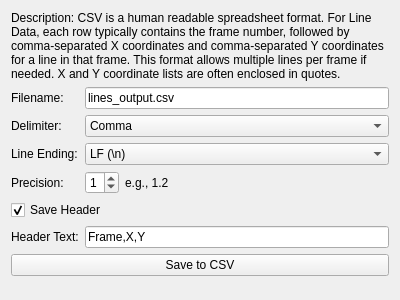
<?xml version="1.0" encoding="UTF-8"?>
<ui version="4.0">
 <class>CSVLineSaver_Widget</class>
 <widget class="QWidget" name="CSVLineSaver_Widget">
  <property name="geometry">
   <rect>
    <x>0</x>
    <y>0</y>
    <width>400</width>
    <height>300</height>
   </rect>
  </property>
  <property name="windowTitle">
   <string>Form</string>
  </property>
  <layout class="QVBoxLayout" name="verticalLayout">
   <item>
    <widget class="QLabel" name="label_description">
     <property name="text">
      <string>Description: CSV is a human readable spreadsheet format. For Line Data, each row typically contains the frame number, followed by comma-separated X coordinates and comma-separated Y coordinates for a line in that frame. This format allows multiple lines per frame if needed. X and Y coordinate lists are often enclosed in quotes.</string>
     </property>
     <property name="wordWrap">
      <bool>true</bool>
     </property>
    </widget>
   </item>
   <item>
    <layout class="QGridLayout" name="gridLayout">
     <item row="0" column="0">
      <widget class="QLabel" name="label_filename">
       <property name="text">
        <string>Filename:</string>
       </property>
      </widget>
     </item>
     <item row="0" column="1">
      <widget class="QLineEdit" name="save_filename_edit">
       <property name="text">
        <string>lines_output.csv</string>
       </property>
      </widget>
     </item>
     <item row="1" column="0">
      <widget class="QLabel" name="label_delimiter_saver">
       <property name="text">
        <string>Delimiter:</string>
       </property>
      </widget>
     </item>
     <item row="1" column="1">
      <widget class="QComboBox" name="delimiter_saver_combo">
       <item>
        <property name="text">
         <string>Comma</string>
        </property>
       </item>
       <item>
        <property name="text">
         <string>Space</string>
        </property>
       </item>
       <item>
        <property name="text">
         <string>Tab</string>
        </property>
       </item>
      </widget>
     </item>
     <item row="2" column="0">
      <widget class="QLabel" name="label_line_ending">
       <property name="text">
        <string>Line Ending:</string>
       </property>
      </widget>
     </item>
     <item row="2" column="1">
      <widget class="QComboBox" name="line_ending_combo">
       <item>
        <property name="text">
         <string>LF (\n)</string>
        </property>
       </item>
       <item>
        <property name="text">
         <string>CRLF (\r\n)</string>
        </property>
       </item>
      </widget>
     </item>
     <item row="3" column="0">
      <widget class="QLabel" name="label_precision">
       <property name="text">
        <string>Precision:</string>
       </property>
      </widget>
     </item>
     <item row="3" column="1">
      <layout class="QHBoxLayout" name="horizontalLayout_precision">
       <item>
        <widget class="QSpinBox" name="precision_spinbox">
         <property name="minimum">
          <number>0</number>
         </property>
         <property name="maximum">
          <number>5</number>
         </property>
         <property name="value">
          <number>1</number>
         </property>
        </widget>
       </item>
       <item>
        <widget class="QLabel" name="label_precision_example">
         <property name="text">
          <string>e.g., 1.2</string>
         </property>
        </widget>
       </item>
       <item>
        <spacer name="horizontalSpacer_precision">
         <property name="orientation">
          <enum>Qt::Horizontal</enum>
         </property>
         <property name="sizeHint" stdset="0">
          <size>
           <width>40</width>
           <height>20</height>
          </size>
         </property>
        </spacer>
       </item>
      </layout>
     </item>
     <item row="4" column="0" colspan="2">
      <widget class="QCheckBox" name="save_header_checkbox">
       <property name="text">
        <string>Save Header</string>
       </property>
       <property name="checked">
        <bool>true</bool>
       </property>
      </widget>
     </item>
     <item row="5" column="0">
      <widget class="QLabel" name="label_header_text">
       <property name="text">
        <string>Header Text:</string>
       </property>
      </widget>
     </item>
     <item row="5" column="1">
      <widget class="QLineEdit" name="header_text_edit">
       <property name="text">
        <string>Frame,X,Y</string>
       </property>
      </widget>
     </item>
    </layout>
   </item>
   <item>
    <widget class="QPushButton" name="save_action_button">
     <property name="text">
      <string>Save to CSV</string>
     </property>
    </widget>
   </item>
   <item>
    <spacer name="verticalSpacer">
     <property name="orientation">
      <enum>Qt::Orientation::Vertical</enum>
     </property>
     <property name="sizeHint" stdset="0">
      <size>
       <width>20</width>
       <height>40</height>
      </size>
     </property>
    </spacer>
   </item>
  </layout>
 </widget>
 <resources/>
 <connections/>
</ui> 
